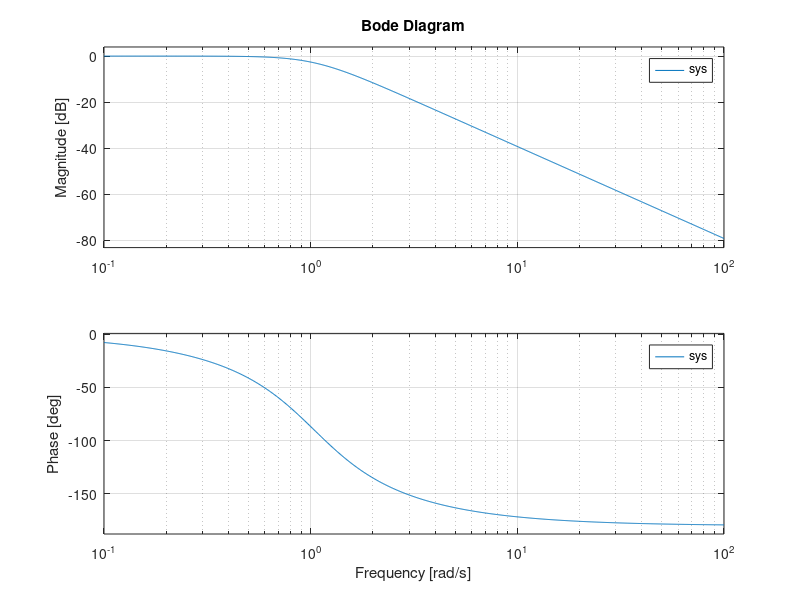

Recreate this plot in MATLAB. (Note: this script raises an error after producing the figure.)
%%  Aircraft roll and course controller

%% Constants

a1 = 2.87;
a2 = -0.65;

kp = -5/3;
w = sqrt(a2*kp);
z = 0.7;

f_kd = @(zeta, wn) (2*zeta*wn - a1)/a2;

kd = f_kd(z, w);

%% Define transfer function

s = tf('s');
H = tf( -a2/( s *(s^2 + (a1+a2*kd)*s + a2*kp ) ) );
rlocus(H);

%% Choose ki and find poles
ki = -0.0; %Change later
sys = tf( a2*kp*(s+ki/kp)  /  ( s^3  + s^2*(a1+a2*kd) + s*(a2*kp) + a2*ki )  );
pole(sys)
bode(sys); grid on;

%% Bode using different ki

ki = [0; -0.5; -1; -1.5];

for i =1:size(ki,1)
    sys(i) = tf( a2*kp*(s+ki(i)/kp) / ( s^3  + s^2*(a1+a2*kd) + s*(a2*kp) + a2*ki(i) )  );
end

bode(sys(1), sys(2), sys(3), sys(4)); grid on
legend('ki=0','ki=-0.5','ki=-1','ki=-1.5')

